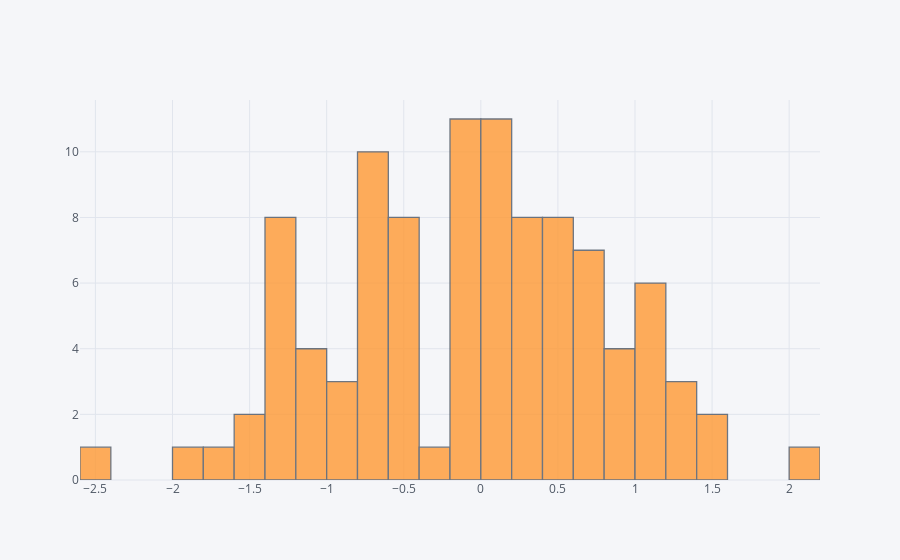

Notebook code cell kept with this figure:
### Code cell
# histogram of one column in data frame
df1['A'].iplot(kind = 'hist', bins = 30)

### Figure 1 — Plotly figure (JSON) as saved in the notebook; plotly's stock layout.template omitted (floating-point values rounded to 4 significant figures)
{"data": [{"histfunc": "count", "histnorm": "", "marker": {"color": "rgba(255, 153, 51, 1.0)", "line": {"color": "#4D5663", "width": 1.3}}, "name": "A", "nbinsx": 30, "opacity": 0.8, "orientation": "v", "type": "histogram", "x": [-0.6555, -0.4509, -0.6502, 1.462, 1.369, -1.237, -0.7294, 0.5677, -0.7707, 0.8837, -0.632, -1.212, 0.334, -1.183, 0.2496, -1.762, 0.6258, 0.005336, 0.5543, -0.1669, -1.308, 1.006, -1.351, 0.1557, 1.099, 1.185, 0.3303, -1.058, -1.342, -0.03036, -0.4294, 0.1467, -1.339, 0.04746, 0.7737, 0.1331, 0.4081, 0.2485, 1.375, 1.171, 0.06452, -0.03772, 1.172, 0.2773, -0.1105, -1.333, -0.08337, 0.8527, -0.8548, -0.1084, 0.6938, 0.4726, -0.2045, 0.9161, 0.3861, 0.5158, 0.03898, -0.44, -1.378, 1.099, -0.7965, 0.7546, -0.4359, 0.5671, 0.5926, -0.7395, 0.5621, 0.6142, -0.5978, 0.326, 0.1137, -0.9138, -0.1957, -1.511, 1.366, 0.1976, -0.792, 0.06487, 0.08234, -0.6399, -2.467, -0.05999, -0.4349, -1.149, 0.6828, -0.1246, -0.5616, -0.07082, -0.9334, -0.1906, -1.882, 1.422, -1.105, 2.008, -0.69, 0.7104, 0.9823, -1.436, -0.4208, 0.3808]}], "layout": {"barmode": "overlay", "legend": {"bgcolor": "#F5F6F9", "font": {"color": "#4D5663"}}, "paper_bgcolor": "#F5F6F9", "plot_bgcolor": "#F5F6F9", "titlefont": {"color": "#4D5663"}, "xaxis1": {"gridcolor": "#E1E5ED", "showgrid": true, "tickfont": {"color": "#4D5663"}, "title": "", "titlefont": {"color": "#4D5663"}, "zerolinecolor": "#E1E5ED"}, "yaxis1": {"gridcolor": "#E1E5ED", "showgrid": true, "tickfont": {"color": "#4D5663"}, "title": "", "titlefont": {"color": "#4D5663"}, "zerolinecolor": "#E1E5ED"}}}
